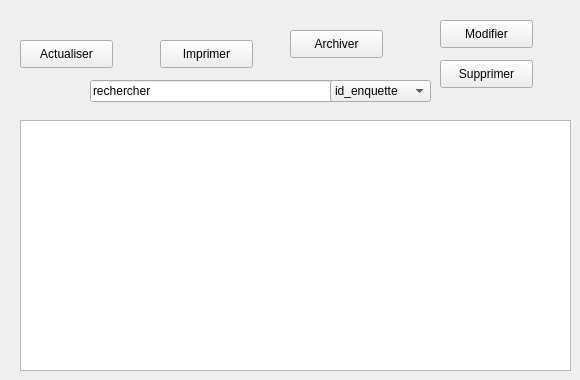
        <widget class="QWidget" name="tab_11">
         <attribute name="icon">
          <iconset resource="images.qrc">
           <normaloff>:/enquette.png</normaloff>:/enquette.png</iconset>
         </attribute>
         <attribute name="title">
          <string>Liste des enquetes</string>
         </attribute>
         <widget class="QTableView" name="tableView_enquette">
          <property name="geometry">
           <rect>
            <x>20</x>
            <y>120</y>
            <width>551</width>
            <height>251</height>
           </rect>
          </property>
          <property name="selectionBehavior">
           <enum>QAbstractItemView::SelectRows</enum>
          </property>
         </widget>
         <widget class="QPushButton" name="pushButton_6">
          <property name="geometry">
           <rect>
            <x>440</x>
            <y>20</y>
            <width>93</width>
            <height>28</height>
           </rect>
          </property>
          <property name="text">
           <string>Modifier</string>
          </property>
         </widget>
         <widget class="QPushButton" name="pushButton_10">
          <property name="geometry">
           <rect>
            <x>440</x>
            <y>60</y>
            <width>93</width>
            <height>28</height>
           </rect>
          </property>
          <property name="text">
           <string>Supprimer</string>
          </property>
         </widget>
         <widget class="QPushButton" name="pushButton_12">
          <property name="geometry">
           <rect>
            <x>290</x>
            <y>30</y>
            <width>93</width>
            <height>28</height>
           </rect>
          </property>
          <property name="text">
           <string>Archiver</string>
          </property>
         </widget>
         <widget class="QLineEdit" name="lineEdit_15">
          <property name="geometry">
           <rect>
            <x>90</x>
            <y>80</y>
            <width>311</width>
            <height>22</height>
           </rect>
          </property>
          <property name="text">
           <string>rechercher</string>
          </property>
         </widget>
         <widget class="QPushButton" name="pushButton_13">
          <property name="geometry">
           <rect>
            <x>160</x>
            <y>40</y>
            <width>93</width>
            <height>28</height>
           </rect>
          </property>
          <property name="text">
           <string>Imprimer</string>
          </property>
         </widget>
         <widget class="QComboBox" name="comboBox_7">
          <property name="geometry">
           <rect>
            <x>330</x>
            <y>80</y>
            <width>101</width>
            <height>22</height>
           </rect>
          </property>
          <item>
           <property name="text">
            <string>id_enquette</string>
           </property>
          </item>
          <item>
           <property name="text">
            <string>sujet</string>
           </property>
          </item>
          <item>
           <property name="text">
            <string>type_enquette</string>
           </property>
          </item>
         </widget>
         <widget class="QPushButton" name="pushButton_15">
          <property name="geometry">
           <rect>
            <x>20</x>
            <y>40</y>
            <width>93</width>
            <height>28</height>
           </rect>
          </property>
          <property name="text">
           <string>Actualiser</string>
          </property>
         </widget>
        </widget>
